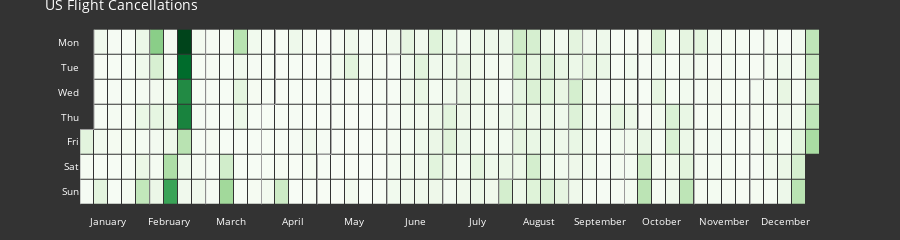

Source (notebook cell):
### Code cell
fig = calplot(events.reset_index(), x='FlightDate', dark_theme=True, y='Cancelled', title='US Flight Cancellations')
fig.show()

### Figure 1 — Plotly figure (JSON) as saved in the notebook; plotly's stock layout.template omitted (floating-point values rounded to 4 significant figures; data arrays with more than 128 entries replaced by an {"elided": "..."} marker saying what was removed)
{"data": [{"colorscale": [[0, "rgb(247,252,245)"], [0.125, "rgb(229,245,224)"], [0.25, "rgb(199,233,192)"], [0.375, "rgb(161,217,155)"], [0.5, "rgb(116,196,118)"], [0.625, "rgb(65,171,93)"], [0.75, "rgb(35,139,69)"], [0.875, "rgb(0,109,44)"], [1, "rgb(0,68,27)"]], "customdata": {"elided": "365x2 str values"}, "hovertemplate": "%{customdata[0]} <br>Week=%{x} <br>%{customdata[1]}=%{z}", "name": "2021", "showscale": false, "type": "heatmap", "x": {"elided": "365 int values"}, "xaxis": "x", "xgap": 1, "y": {"elided": "365 int values"}, "yaxis": "y", "ygap": 1, "z": {"elided": "365 float values"}, "zmax": 0.2611, "zmin": 0.0004813}, {"hoverinfo": "skip", "line": {"color": "#9e9e9e", "width": 1}, "mode": "lines", "type": "scatter", "x": [-0.5, -0.5], "xaxis": "x", "y": [3.5, 6.5], "yaxis": "y"}, {"hoverinfo": "skip", "line": {"color": "#9e9e9e", "width": 1}, "mode": "lines", "type": "scatter", "x": [-0.5, 0.5], "xaxis": "x", "y": [3.5, 3.5], "yaxis": "y"}, {"hoverinfo": "skip", "line": {"color": "#9e9e9e", "width": 1}, "mode": "lines", "type": "scatter", "x": [0.5, 0.5], "xaxis": "x", "y": [3.5, -0.5], "yaxis": "y"}, {"hoverinfo": "skip", "line": {"color": "#9e9e9e", "width": 1}, "mode": "lines", "type": "scatter", "x": [4.5, 4.5], "xaxis": "x", "y": [-0.5, 6.5], "yaxis": "y"}, {"hoverinfo": "skip", "line": {"color": "#9e9e9e", "width": 1}, "mode": "lines", "type": "scatter", "x": [8.5, 8.5], "xaxis": "x", "y": [-0.5, 6.5], "yaxis": "y"}, {"hoverinfo": "skip", "line": {"color": "#9e9e9e", "width": 1}, "mode": "lines", "type": "scatter", "x": [12.5, 12.5], "xaxis": "x", "y": [2.5, 6.5], "yaxis": "y"}, {"hoverinfo": "skip", "line": {"color": "#9e9e9e", "width": 1}, "mode": "lines", "type": "scatter", "x": [12.5, 13.5], "xaxis": "x", "y": [2.5, 2.5], "yaxis": "y"}, {"hoverinfo": "skip", "line": {"color": "#9e9e9e", "width": 1}, "mode": "lines", "type": "scatter", "x": [13.5, 13.5], "xaxis": "x", "y": [2.5, -0.5], "yaxis": "y"}, {"hoverinfo": "skip", "line": {"color": "#9e9e9e", "width": 1}, "mode": "lines", "type": "scatter", "x": [16.5, 16.5], "xaxis": "x", "y": [4.5, 6.5], "yaxis": "y"}, {"hoverinfo": "skip", "line": {"color": "#9e9e9e", "width": 1}, "mode": "lines", "type": "scatter", "x": [16.5, 17.5], "xaxis": "x", "y": [4.5, 4.5], "yaxis": "y"}, {"hoverinfo": "skip", "line": {"color": "#9e9e9e", "width": 1}, "mode": "lines", "type": "scatter", "x": [17.5, 17.5], "xaxis": "x", "y": [4.5, -0.5], "yaxis": "y"}, {"hoverinfo": "skip", "line": {"color": "#9e9e9e", "width": 1}, "mode": "lines", "type": "scatter", "x": [21.5, 21.5], "xaxis": "x", "y": [0.5, 6.5], "yaxis": "y"}, {"hoverinfo": "skip", "line": {"color": "#9e9e9e", "width": 1}, "mode": "lines", "type": "scatter", "x": [21.5, 22.5], "xaxis": "x", "y": [0.5, 0.5], "yaxis": "y"}, {"hoverinfo": "skip", "line": {"color": "#9e9e9e", "width": 1}, "mode": "lines", "type": "scatter", "x": [22.5, 22.5], "xaxis": "x", "y": [0.5, -0.5], "yaxis": "y"}, {"hoverinfo": "skip", "line": {"color": "#9e9e9e", "width": 1}, "mode": "lines", "type": "scatter", "x": [25.5, 25.5], "xaxis": "x", "y": [2.5, 6.5], "yaxis": "y"}, {"hoverinfo": "skip", "line": {"color": "#9e9e9e", "width": 1}, "mode": "lines", "type": "scatter", "x": [25.5, 26.5], "xaxis": "x", "y": [2.5, 2.5], "yaxis": "y"}, {"hoverinfo": "skip", "line": {"color": "#9e9e9e", "width": 1}, "mode": "lines", "type": "scatter", "x": [26.5, 26.5], "xaxis": "x", "y": [2.5, -0.5], "yaxis": "y"}, {"hoverinfo": "skip", "line": {"color": "#9e9e9e", "width": 1}, "mode": "lines", "type": "scatter", "x": [29.5, 29.5], "xaxis": "x", "y": [5.5, 6.5], "yaxis": "y"}, {"hoverinfo": "skip", "line": {"color": "#9e9e9e", "width": 1}, "mode": "lines", "type": "scatter", "x": [29.5, 30.5], "xaxis": "x", "y": [5.5, 5.5], "yaxis": "y"}, {"hoverinfo": "skip", "line": {"color": "#9e9e9e", "width": 1}, "mode": "lines", "type": "scatter", "x": [30.5, 30.5], "xaxis": "x", "y": [5.5, -0.5], "yaxis": "y"}, {"hoverinfo": "skip", "line": {"color": "#9e9e9e", "width": 1}, "mode": "lines", "type": "scatter", "x": [34.5, 34.5], "xaxis": "x", "y": [1.5, 6.5], "yaxis": "y"}, {"hoverinfo": "skip", "line": {"color": "#9e9e9e", "width": 1}, "mode": "lines", "type": "scatter", "x": [34.5, 35.5], "xaxis": "x", "y": [1.5, 1.5], "yaxis": "y"}, {"hoverinfo": "skip", "line": {"color": "#9e9e9e", "width": 1}, "mode": "lines", "type": "scatter", "x": [35.5, 35.5], "xaxis": "x", "y": [1.5, -0.5], "yaxis": "y"}, {"hoverinfo": "skip", "line": {"color": "#9e9e9e", "width": 1}, "mode": "lines", "type": "scatter", "x": [38.5, 38.5], "xaxis": "x", "y": [3.5, 6.5], "yaxis": "y"}, {"hoverinfo": "skip", "line": {"color": "#9e9e9e", "width": 1}, "mode": "lines", "type": "scatter", "x": [38.5, 39.5], "xaxis": "x", "y": [3.5, 3.5], "yaxis": "y"}, {"hoverinfo": "skip", "line": {"color": "#9e9e9e", "width": 1}, "mode": "lines", "type": "scatter", "x": [39.5, 39.5], "xaxis": "x", "y": [3.5, -0.5], "yaxis": "y"}, {"hoverinfo": "skip", "line": {"color": "#9e9e9e", "width": 1}, "mode": "lines", "type": "scatter", "x": [43.5, 43.5], "xaxis": "x", "y": [-0.5, 6.5], "yaxis": "y"}, {"hoverinfo": "skip", "line": {"color": "#9e9e9e", "width": 1}, "mode": "lines", "type": "scatter", "x": [47.5, 47.5], "xaxis": "x", "y": [1.5, 6.5], "yaxis": "y"}, {"hoverinfo": "skip", "line": {"color": "#9e9e9e", "width": 1}, "mode": "lines", "type": "scatter", "x": [47.5, 48.5], "xaxis": "x", "y": [1.5, 1.5], "yaxis": "y"}, {"hoverinfo": "skip", "line": {"color": "#9e9e9e", "width": 1}, "mode": "lines", "type": "scatter", "x": [48.5, 48.5], "xaxis": "x", "y": [1.5, -0.5], "yaxis": "y"}], "layout": {"font": {"color": "#fff", "size": 10}, "height": 150, "margin": {"b": 20, "t": 20}, "paper_bgcolor": "#333", "plot_bgcolor": "#333", "showlegend": false, "title": {"text": "US Flight Cancellations"}, "xaxis": {"anchor": "y", "domain": [0, 1], "showgrid": false, "showline": false, "tickmode": "array", "ticktext": ["January", "February", "March", "April", "May", "June", "July", "August", "September", "October", "November", "December"], "tickvals": [1.5, 5.909, 10.32, 14.73, 19.14, 23.55, 27.95, 32.36, 36.77, 41.18, 45.59, 50], "zeroline": false}, "yaxis": {"anchor": "x", "autorange": "reversed", "domain": [0, 1], "showgrid": false, "showline": false, "tickmode": "array", "ticktext": ["Mon", "Tue", "Wed", "Thu", "Fri", "Sat", "Sun"], "tickvals": [0, 1, 2, 3, 4, 5, 6], "zeroline": false}}}
